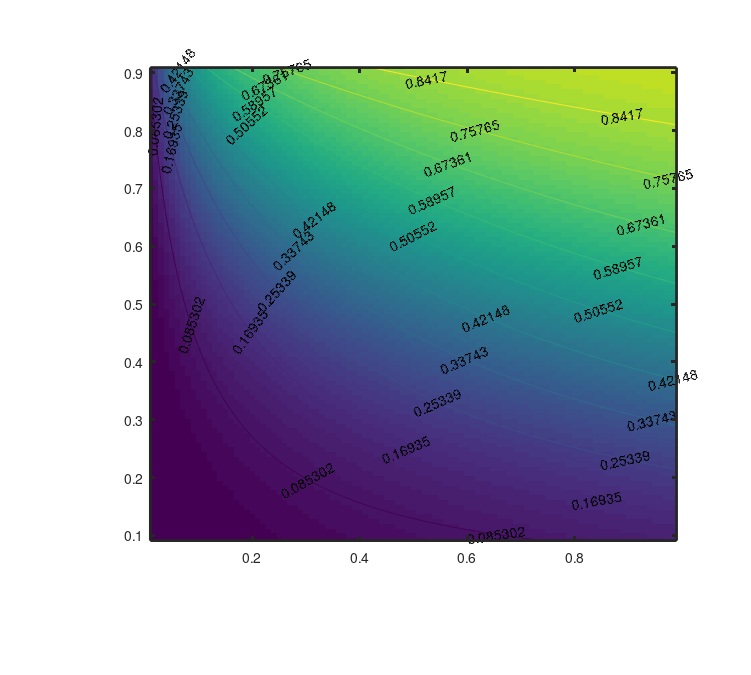

Write the MATLAB code that produced this figure. (Note: this script raises an error after producing the figure.)
% Joshua Weitz
% Coronavirus model code, 2020
% Asymptomatic case heatmap
% MIT Software License
clf

tmppos= [0.2 0.2 0.7 0.7];
tmpa1 = axes('position',tmppos);

set(gcf,'DefaultLineMarkerSize',10);
% set(gcf,'DefaultLineMarkerEdgeColor','k');
% set(gcf,'DefaultLineMarkerFaceColor','w');
set(gcf,'DefaultAxesLineWidth',2);

set(gcf,'PaperPositionMode','auto');
set(gcf,'Position',[271 275 752 676]);

% main data goes here
beta_vec = 0.01:0.01:0.99; % Transmission ratio
z_vec    = logspace(-1,1,100);
p_vec = z_vec./(1+z_vec);  % prob(asymptomatic) ratios
[beta_mat p_mat]=meshgrid(beta_vec,p_vec);
gamma_e=1/2;  % Exposed
gamma_a=1/20; % Asymptomatic
gamma_s=1/10; % Symptomatic
r=1/7;        % Speed

% Odds ratio
qodds = p_mat./(1-p_mat).*beta_mat*(r+gamma_s)/(r+gamma_a);
qval = qodds./(1+qodds);
tmpa=image(beta_vec,p_vec,64*flipud(qval)) 
% yvals = [0.95 0.9:-0.1:0.1 0.05]./(1-[0.9091 0.9:-0.1:0.1 0.01]);
yvals = [0.05 0.1:0.1:0.9 0.95];
set(gca,'ytick',yvals)
yvals = yvals(end:-1:1);
set(gca,'yticklabel',num2str(yvals',3));
%tmpc=colorbar;
%set(tmpc,'ticks',[0:0.1:1]);
hold on
[tmpc,tmph]=contour(beta_vec,p_vec,flipud(qval));
clabel(tmpc,tmph);
set(tmph(1),'color','w','linewidth',2);
axis equal
ylim([min(p_vec) max(p_vec)]);
xlim([0 1]);
     
set(gca,'fontsize',20);

xlabel('Transmission rate, $\beta_a/\beta_s$','fontsize',20,'verticalalignment','top','interpreter','latex');
ylabel('Asymptomatic probability, $p$','fontsize',20,'verticalalignment','bottom','interpreter','latex');
title({'Relevance of asymptomatic cases, $q$';'$T_s=10$ days and $T_a=20$ days'},'fontsize',20,'interpreter','latex')
% 'horizontalalignment','left');

clear tmp*
